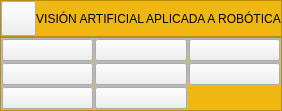
                <widget class="QWidget" name="temas_4">
                 <property name="styleSheet">
                  <string notr="true">QFrame#frame_44,
QFrame#frame_43{
background-color:rgb(239, 184, 16);
}</string>
                 </property>
                 <layout class="QVBoxLayout" name="verticalLayout_44">
                  <property name="spacing">
                   <number>0</number>
                  </property>
                  <property name="leftMargin">
                   <number>0</number>
                  </property>
                  <property name="topMargin">
                   <number>0</number>
                  </property>
                  <property name="rightMargin">
                   <number>0</number>
                  </property>
                  <property name="bottomMargin">
                   <number>0</number>
                  </property>
                  <item>
                   <widget class="QFrame" name="frame_43">
                    <property name="minimumSize">
                     <size>
                      <width>0</width>
                      <height>35</height>
                     </size>
                    </property>
                    <property name="maximumSize">
                     <size>
                      <width>16777215</width>
                      <height>40</height>
                     </size>
                    </property>
                    <property name="frameShape">
                     <enum>QFrame::StyledPanel</enum>
                    </property>
                    <property name="frameShadow">
                     <enum>QFrame::Raised</enum>
                    </property>
                    <layout class="QHBoxLayout" name="horizontalLayout_22">
                     <property name="spacing">
                      <number>0</number>
                     </property>
                     <property name="sizeConstraint">
                      <enum>QLayout::SetDefaultConstraint</enum>
                     </property>
                     <property name="leftMargin">
                      <number>0</number>
                     </property>
                     <property name="topMargin">
                      <number>0</number>
                     </property>
                     <property name="rightMargin">
                      <number>0</number>
                     </property>
                     <property name="bottomMargin">
                      <number>0</number>
                     </property>
                     <item>
                      <widget class="QPushButton" name="bt_return_18">
                       <property name="minimumSize">
                        <size>
                         <width>35</width>
                         <height>35</height>
                        </size>
                       </property>
                       <property name="maximumSize">
                        <size>
                         <width>35</width>
                         <height>35</height>
                        </size>
                       </property>
                       <property name="text">
                        <string/>
                       </property>
                       <property name="icon">
                        <iconset>
                         <normaloff>resources/images/MainWindow/return.svg</normaloff>resources/images/MainWindow/return.svg</iconset>
                       </property>
                       <property name="iconSize">
                        <size>
                         <width>35</width>
                         <height>35</height>
                        </size>
                       </property>
                      </widget>
                     </item>
                     <item>
                      <spacer name="horizontalSpacer_39">
                       <property name="orientation">
                        <enum>Qt::Horizontal</enum>
                       </property>
                       <property name="sizeHint" stdset="0">
                        <size>
                         <width>0</width>
                         <height>20</height>
                        </size>
                       </property>
                      </spacer>
                     </item>
                     <item>
                      <widget class="QLabel" name="label_21">
                       <property name="text">
                        <string>VISIÓN ARTIFICIAL APLICADA A ROBÓTICA</string>
                       </property>
                       <property name="alignment">
                        <set>Qt::AlignCenter</set>
                       </property>
                      </widget>
                     </item>
                     <item>
                      <spacer name="horizontalSpacer_40">
                       <property name="orientation">
                        <enum>Qt::Horizontal</enum>
                       </property>
                       <property name="sizeHint" stdset="0">
                        <size>
                         <width>0</width>
                         <height>20</height>
                        </size>
                       </property>
                      </spacer>
                     </item>
                    </layout>
                   </widget>
                  </item>
                  <item>
                   <widget class="QFrame" name="frame_44">
                    <property name="styleSheet">
                     <string notr="true"/>
                    </property>
                    <property name="frameShape">
                     <enum>QFrame::StyledPanel</enum>
                    </property>
                    <property name="frameShadow">
                     <enum>QFrame::Raised</enum>
                    </property>
                    <layout class="QGridLayout" name="gridLayout_4">
                     <property name="leftMargin">
                      <number>0</number>
                     </property>
                     <property name="topMargin">
                      <number>0</number>
                     </property>
                     <property name="rightMargin">
                      <number>0</number>
                     </property>
                     <property name="bottomMargin">
                      <number>0</number>
                     </property>
                     <property name="spacing">
                      <number>0</number>
                     </property>
                     <item row="0" column="0">
                      <widget class="QFrame" name="frame_45">
                       <property name="frameShape">
                        <enum>QFrame::StyledPanel</enum>
                       </property>
                       <property name="frameShadow">
                        <enum>QFrame::Raised</enum>
                       </property>
                       <layout class="QVBoxLayout" name="verticalLayout_45">
                        <property name="spacing">
                         <number>0</number>
                        </property>
                        <property name="leftMargin">
                         <number>0</number>
                        </property>
                        <property name="topMargin">
                         <number>0</number>
                        </property>
                        <property name="rightMargin">
                         <number>0</number>
                        </property>
                        <property name="bottomMargin">
                         <number>0</number>
                        </property>
                        <item>
                         <widget class="AnimatedButton" name="bt_U4_T1">
                          <property name="sizePolicy">
                           <sizepolicy hsizetype="Minimum" vsizetype="Minimum">
                            <horstretch>0</horstretch>
                            <verstretch>0</verstretch>
                           </sizepolicy>
                          </property>
                          <property name="text">
                           <string/>
                          </property>
                         </widget>
                        </item>
                       </layout>
                      </widget>
                     </item>
                     <item row="0" column="1">
                      <widget class="QFrame" name="frame_46">
                       <property name="frameShape">
                        <enum>QFrame::StyledPanel</enum>
                       </property>
                       <property name="frameShadow">
                        <enum>QFrame::Raised</enum>
                       </property>
                       <layout class="QVBoxLayout" name="verticalLayout_46">
                        <property name="spacing">
                         <number>0</number>
                        </property>
                        <property name="leftMargin">
                         <number>0</number>
                        </property>
                        <property name="topMargin">
                         <number>0</number>
                        </property>
                        <property name="rightMargin">
                         <number>0</number>
                        </property>
                        <property name="bottomMargin">
                         <number>0</number>
                        </property>
                        <item>
                         <widget class="AnimatedButton" name="bt_U4_T2">
                          <property name="sizePolicy">
                           <sizepolicy hsizetype="Minimum" vsizetype="Minimum">
                            <horstretch>0</horstretch>
                            <verstretch>0</verstretch>
                           </sizepolicy>
                          </property>
                          <property name="text">
                           <string/>
                          </property>
                         </widget>
                        </item>
                       </layout>
                      </widget>
                     </item>
                     <item row="0" column="2">
                      <widget class="QFrame" name="frame_47">
                       <property name="frameShape">
                        <enum>QFrame::StyledPanel</enum>
                       </property>
                       <property name="frameShadow">
                        <enum>QFrame::Raised</enum>
                       </property>
                       <layout class="QVBoxLayout" name="verticalLayout_47">
                        <property name="spacing">
                         <number>0</number>
                        </property>
                        <property name="leftMargin">
                         <number>0</number>
                        </property>
                        <property name="topMargin">
                         <number>0</number>
                        </property>
                        <property name="rightMargin">
                         <number>0</number>
                        </property>
                        <property name="bottomMargin">
                         <number>0</number>
                        </property>
                        <item>
                         <widget class="AnimatedButton" name="bt_U4_T3">
                          <property name="sizePolicy">
                           <sizepolicy hsizetype="Minimum" vsizetype="Minimum">
                            <horstretch>0</horstretch>
                            <verstretch>0</verstretch>
                           </sizepolicy>
                          </property>
                          <property name="text">
                           <string/>
                          </property>
                         </widget>
                        </item>
                       </layout>
                      </widget>
                     </item>
                     <item row="1" column="0">
                      <widget class="QFrame" name="frame_48">
                       <property name="frameShape">
                        <enum>QFrame::StyledPanel</enum>
                       </property>
                       <property name="frameShadow">
                        <enum>QFrame::Raised</enum>
                       </property>
                       <layout class="QVBoxLayout" name="verticalLayout_48">
                        <property name="spacing">
                         <number>0</number>
                        </property>
                        <property name="leftMargin">
                         <number>0</number>
                        </property>
                        <property name="topMargin">
                         <number>0</number>
                        </property>
                        <property name="rightMargin">
                         <number>0</number>
                        </property>
                        <property name="bottomMargin">
                         <number>0</number>
                        </property>
                        <item>
                         <widget class="AnimatedButton" name="bt_U4_T4">
                          <property name="sizePolicy">
                           <sizepolicy hsizetype="Minimum" vsizetype="Minimum">
                            <horstretch>0</horstretch>
                            <verstretch>0</verstretch>
                           </sizepolicy>
                          </property>
                          <property name="text">
                           <string/>
                          </property>
                         </widget>
                        </item>
                       </layout>
                      </widget>
                     </item>
                     <item row="1" column="1">
                      <widget class="QFrame" name="frame_49">
                       <property name="frameShape">
                        <enum>QFrame::StyledPanel</enum>
                       </property>
                       <property name="frameShadow">
                        <enum>QFrame::Raised</enum>
                       </property>
                       <layout class="QVBoxLayout" name="verticalLayout_49">
                        <property name="spacing">
                         <number>0</number>
                        </property>
                        <property name="leftMargin">
                         <number>0</number>
                        </property>
                        <property name="topMargin">
                         <number>0</number>
                        </property>
                        <property name="rightMargin">
                         <number>0</number>
                        </property>
                        <property name="bottomMargin">
                         <number>0</number>
                        </property>
                        <item>
                         <widget class="AnimatedButton" name="bt_U4_T5">
                          <property name="sizePolicy">
                           <sizepolicy hsizetype="Minimum" vsizetype="Minimum">
                            <horstretch>0</horstretch>
                            <verstretch>0</verstretch>
                           </sizepolicy>
                          </property>
                          <property name="text">
                           <string/>
                          </property>
                         </widget>
                        </item>
                       </layout>
                      </widget>
                     </item>
                     <item row="1" column="2">
                      <widget class="QFrame" name="frame_71">
                       <property name="frameShape">
                        <enum>QFrame::StyledPanel</enum>
                       </property>
                       <property name="frameShadow">
                        <enum>QFrame::Raised</enum>
                       </property>
                       <layout class="QVBoxLayout" name="verticalLayout_73">
                        <property name="spacing">
                         <number>0</number>
                        </property>
                        <property name="leftMargin">
                         <number>0</number>
                        </property>
                        <property name="topMargin">
                         <number>0</number>
                        </property>
                        <property name="rightMargin">
                         <number>0</number>
                        </property>
                        <property name="bottomMargin">
                         <number>0</number>
                        </property>
                        <item>
                         <widget class="AnimatedButton" name="bt_U4_T6">
                          <property name="sizePolicy">
                           <sizepolicy hsizetype="Minimum" vsizetype="Minimum">
                            <horstretch>0</horstretch>
                            <verstretch>0</verstretch>
                           </sizepolicy>
                          </property>
                          <property name="text">
                           <string/>
                          </property>
                         </widget>
                        </item>
                       </layout>
                      </widget>
                     </item>
                     <item row="2" column="0">
                      <widget class="QFrame" name="frame_72">
                       <property name="frameShape">
                        <enum>QFrame::StyledPanel</enum>
                       </property>
                       <property name="frameShadow">
                        <enum>QFrame::Raised</enum>
                       </property>
                       <layout class="QVBoxLayout" name="verticalLayout_74">
                        <property name="spacing">
                         <number>0</number>
                        </property>
                        <property name="leftMargin">
                         <number>0</number>
                        </property>
                        <property name="topMargin">
                         <number>0</number>
                        </property>
                        <property name="rightMargin">
                         <number>0</number>
                        </property>
                        <property name="bottomMargin">
                         <number>0</number>
                        </property>
                        <item>
                         <widget class="AnimatedButton" name="bt_U4_T7">
                          <property name="sizePolicy">
                           <sizepolicy hsizetype="Minimum" vsizetype="Minimum">
                            <horstretch>0</horstretch>
                            <verstretch>0</verstretch>
                           </sizepolicy>
                          </property>
                          <property name="text">
                           <string/>
                          </property>
                         </widget>
                        </item>
                       </layout>
                      </widget>
                     </item>
                     <item row="2" column="1">
                      <widget class="QFrame" name="frame_73">
                       <property name="frameShape">
                        <enum>QFrame::StyledPanel</enum>
                       </property>
                       <property name="frameShadow">
                        <enum>QFrame::Raised</enum>
                       </property>
                       <layout class="QVBoxLayout" name="verticalLayout_75">
                        <property name="spacing">
                         <number>0</number>
                        </property>
                        <property name="leftMargin">
                         <number>0</number>
                        </property>
                        <property name="topMargin">
                         <number>0</number>
                        </property>
                        <property name="rightMargin">
                         <number>0</number>
                        </property>
                        <property name="bottomMargin">
                         <number>0</number>
                        </property>
                        <item>
                         <widget class="AnimatedButton" name="bt_U4_T8">
                          <property name="sizePolicy">
                           <sizepolicy hsizetype="Minimum" vsizetype="Minimum">
                            <horstretch>0</horstretch>
                            <verstretch>0</verstretch>
                           </sizepolicy>
                          </property>
                          <property name="text">
                           <string/>
                          </property>
                         </widget>
                        </item>
                       </layout>
                      </widget>
                     </item>
                    </layout>
                   </widget>
                  </item>
                 </layout>
                </widget>
